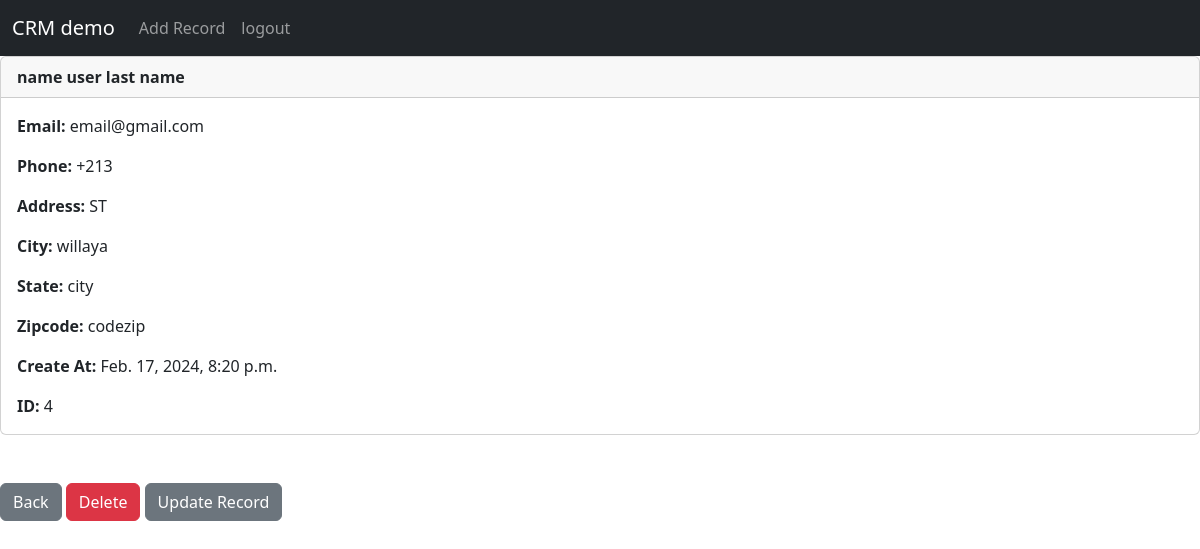
The app's page /record/4 (signed in) with its own data.
### website/models.py (models this page shows, shortened)
class Record(models.Model):
	created_at = models.DateTimeField(auto_now_add=True)
	first_name = models.CharField(max_length=50)
	last_name =  models.CharField(max_length=50)
	email =  models.CharField(max_length=100)
	phone = models.CharField(max_length=15)
	address =  models.CharField(max_length=100)
	city =  models.CharField(max_length=50)
	state =  models.CharField(max_length=50)
	zipcode =  models.CharField(max_length=20)

### website/views.py (the view)
# urls.py: path('record/<int:pk>', views.customer_record, name='record'),
def customer_record(request, pk):
	if request.user.is_authenticated:
		customer_record = Record.objects.get(id=pk)
		return render(request, 'record.html', {'customer_record':customer_record})
	else:
		messages.success(request, "You Must Be Logged In To View That Page...")
		return redirect('home')

### website/templates/record.html
{% extends 'base.html' %}
{% block content %}
<div class="card">
  <div class="card-header"><strong>
    	{{ customer_record.first_name }}
		{{ customer_record.last_name }}</strong>
  </div>
  <div class="card-body">
<p class="card-text">
<strong>Email: </strong>{{ customer_record.email }}</p>
<p class="card-text">
<strong>Phone: </strong>{{ customer_record.phone }}
</p>
<p class="card-text">
<strong>Address: </strong>{{ customer_record.address }}</p>
<p class="card-text">
<strong>City: </strong>{{ customer_record.city }}</p>
<p class="card-text">
<strong>State: </strong>{{ customer_record.state }}</p>
<p class="card-text">
<strong>Zipcode: </strong>{{ customer_record.zipcode }}</p>
<p class="card-text">
<strong>Create At: </strong>{{ customer_record.created_at }}</p>
<p class="card-text">
<strong>ID: </strong>{{ customer_record.id }}</p>
  </div>
</div>
<br/><br/>
<a href="{% url 'home' %}" class="btn btn-secondary">Back</a>
<a href="{% url 'delete_record' customer_record.id %}" class="btn btn-danger">Delete</a>
<a href="{% url 'update_record' customer_record.id %}" class="btn btn-secondary">Update Record</a>
{% endblock %}

### records on screen
Record: first_name "name user", last_name "last name", email "email@gmail.com", phone "+213", address "ST", city "willaya", state "city", zipcode "codezip", created_at "Feb. 17, 2024, 8:20 p.m.", id "4"
